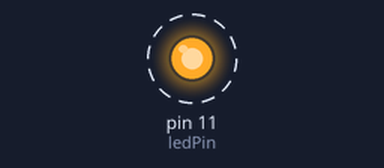
The program below on a simulated Raspberry Pi (header pin numbers). Shown: output pins drawn as LEDs (lit = HIGH). Dashed ring = blinking. What the program prints to the terminal is not drawn.

Above: at 0.5 s.
Timing chart, 0 to 4.6 s (numbered marks = the images above):
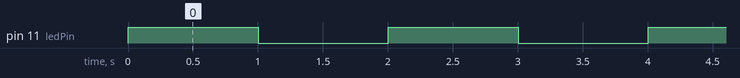

The program:

simple-led.py
```python
import RPi.GPIO as GPIO
import time

ledPin = 11


def setup():
    GPIO.setmode(GPIO.BOARD)

    GPIO.setup(ledPin, GPIO.OUT)
    GPIO.output(ledPin, GPIO.LOW)
    print('Pin #%d set to OUTPUT mode.' % ledPin)


def loop():
    while True:
        print('Turning LED on...')
        GPIO.output(ledPin, GPIO.HIGH)
        time.sleep(1)

        print('Turning LEF off...')
        GPIO.output(ledPin, GPIO.LOW)
        time.sleep(1)


def destroy():
    GPIO.cleanup()


if __name__ == '__main__':
    setup()

    try:
        loop()
    except KeyboardInterrupt:
        destroy()
```

Measured:
- by itself, pin 11 (ledPin): alternates HIGH for 1.0 s and LOW for 1.0 s
